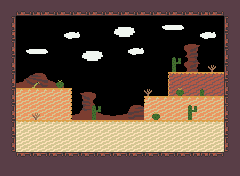

A level layout from a 2D game, rendered from its tile map. Below: a short description, then the map file with tile-grid data replaced by summaries:
An orthogonal 30x22 tile map with 8x8 px tiles, 5 tile layers (Background_2(Solid Color), Background_4, Background_3, Background_1, ...) and 8 objects (EnemySpawnerTopRight, EnemySpawnerMiddleRight, EnemySpawnerBottomRight, EnemySpawnerBottomLeft, EnemySpawnerMiddleLeft, ...).

<map version="1.11" tiledversion="1.11.2" orientation="orthogonal" renderorder="right-down" width="30" height="22" tilewidth="8" tileheight="8" infinite="0" nextlayerid="14" nextobjectid="67">
 <tileset firstgid="1" source="../CowboyTilemap.tsx" />
 <layer id="5" name="Background_2(Solid Color)" width="30" height="22">
  <data>[660 cells, 0 non-empty, 0 distinct tile ids]</data>
 </layer>
 <layer id="13" name="Background_4" width="30" height="22">
  <data>[660 cells, 0 non-empty, 0 distinct tile ids]</data>
 </layer>
 <layer id="2" name="Background_3" width="30" height="22">
  <data>[660 cells, 62 non-empty, 40 distinct tile ids]</data>
 </layer>
 <layer id="12" name="Background_1" width="30" height="22">
  <data>[660 cells, 138 non-empty, 7 distinct tile ids]</data>
 </layer>
 <objectgroup id="9" name="Enemies" visible="0">
  <object id="60" name="EnemySpawnerTopRight" x="216" y="63">
   <point />
  </object>
  <object id="61" name="EnemySpawnerMiddleRight" x="216" y="87">
   <point />
  </object>
  <object id="62" name="EnemySpawnerBottomRight" x="216" y="111">
   <point />
  </object>
  <object id="63" name="EnemySpawnerBottomLeft" x="15.875" y="110.75">
   <point />
  </object>
  <object id="64" name="EnemySpawnerMiddleLeft" x="15.875" y="78.875">
   <point />
  </object>
  <object id="65" name="OutlawLeft" x="16" y="112">
   <point />
  </object>
  <object id="66" type="OutlawRight" x="216" y="112">
   <point />
  </object>
 </objectgroup>
 <objectgroup id="11" name="CrateLocations" visible="0" />
 <objectgroup id="10" name="BossCues" visible="0" />
 <objectgroup id="7" name="Spawns" visible="0">
  <object id="2" name="PlayerSpawn" x="120" y="112">
   <point />
  </object>
 </objectgroup>
 <layer id="1" name="Collision" width="30" height="22">
  <data>[660 cells, 376 non-empty, 28 distinct tile ids]</data>
 </layer>
</map>
